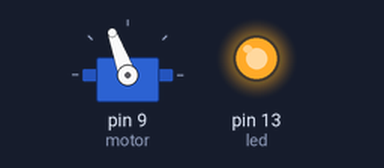
The sketch below on a simulated Arduino Uno, built with avr-gcc and run on an emulated ATmega328P. On the bench: servo, output pins drawn as LEDs (lit = HIGH).

Above: at 0.05 s.
At 2.95 s:
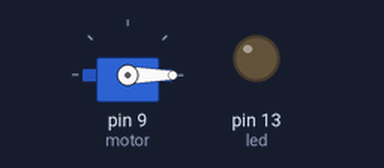
Timing chart, 0 to 6.9 s (numbered marks = the images above):
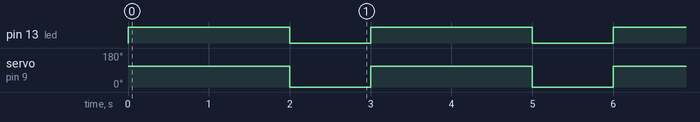

The sketch:

testmotorvex.ino
```cpp
#include "Servo.h"

// Pin 13 has an LED connected on most Arduino boards.
int led = 13;

//motor object
Servo motor;

//setup
void setup()
{
       motor.attach(9,1000,2000);
       motor.write(0);
       pinMode(led, OUTPUT);
}

//main loop
void loop()
{

        digitalWrite(led, HIGH);   // turn the LED on (HIGH is the voltage level)
        motor.write(110);
        delay(2000);               // wait for a second

        digitalWrite(led, LOW);    // turn the LED off by making the voltage LOW
        motor.write(0);
        delay(1000);               // wait for a second

}
```

Measured:
- by itself, pin 13 (led): alternates HIGH for 2.0 s and LOW for 1.0 s
- by itself, servo on pin 9 (motor): alternates 110° for 2.0 s and 0° for 1.0 s
